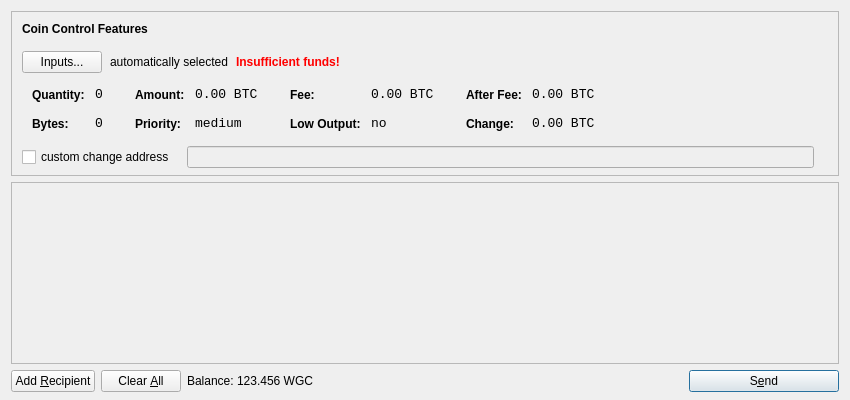
<?xml version="1.0" encoding="UTF-8"?>
<ui version="4.0">
 <class>SendCoinsDialog</class>
 <widget class="QDialog" name="SendCoinsDialog">
  <property name="geometry">
   <rect>
    <x>0</x>
    <y>0</y>
    <width>850</width>
    <height>400</height>
   </rect>
  </property>
  <property name="windowTitle">
   <string>Send Coins</string>
  </property>
  <layout class="QVBoxLayout" name="verticalLayout" stretch="0,1,0">
   <property name="bottomMargin">
    <number>8</number>
   </property>
   <item>
    <widget class="QFrame" name="frameCoinControl">
     <property name="sizePolicy">
      <sizepolicy hsizetype="Expanding" vsizetype="Expanding">
       <horstretch>0</horstretch>
       <verstretch>0</verstretch>
      </sizepolicy>
     </property>
     <property name="maximumSize">
      <size>
       <width>16777215</width>
       <height>16777215</height>
      </size>
     </property>
     <property name="frameShape">
      <enum>QFrame::StyledPanel</enum>
     </property>
     <property name="frameShadow">
      <enum>QFrame::Sunken</enum>
     </property>
     <layout class="QVBoxLayout" name="verticalLayoutCoinControl2">
      <property name="spacing">
       <number>-1</number>
      </property>
      <property name="leftMargin">
       <number>0</number>
      </property>
      <property name="topMargin">
       <number>0</number>
      </property>
      <property name="rightMargin">
       <number>0</number>
      </property>
      <property name="bottomMargin">
       <number>6</number>
      </property>
      <item>
       <layout class="QVBoxLayout" name="verticalLayoutCoinControl" stretch="0,0,0,0,1">
        <property name="spacing">
         <number>0</number>
        </property>
        <property name="leftMargin">
         <number>10</number>
        </property>
        <property name="topMargin">
         <number>10</number>
        </property>
        <item>
         <layout class="QHBoxLayout" name="horizontalLayoutCoinControl1">
          <property name="bottomMargin">
           <number>15</number>
          </property>
          <item>
           <widget class="QLabel" name="labelCoinControlFeatures">
            <property name="sizePolicy">
             <sizepolicy hsizetype="Preferred" vsizetype="Maximum">
              <horstretch>0</horstretch>
              <verstretch>0</verstretch>
             </sizepolicy>
            </property>
            <property name="font">
             <font>
              <weight>75</weight>
              <bold>true</bold>
             </font>
            </property>
            <property name="styleSheet">
             <string notr="true">font-weight:bold;</string>
            </property>
            <property name="text">
             <string>Coin Control Features</string>
            </property>
           </widget>
          </item>
         </layout>
        </item>
        <item>
         <layout class="QHBoxLayout" name="horizontalLayoutCoinControl2" stretch="0,0,0,0">
          <property name="spacing">
           <number>8</number>
          </property>
          <property name="bottomMargin">
           <number>10</number>
          </property>
          <item>
           <widget class="QPushButton" name="pushButtonCoinControl">
            <property name="styleSheet">
             <string notr="true"/>
            </property>
            <property name="text">
             <string>Inputs...</string>
            </property>
           </widget>
          </item>
          <item>
           <widget class="QLabel" name="labelCoinControlAutomaticallySelected">
            <property name="text">
             <string>automatically selected</string>
            </property>
            <property name="margin">
             <number>5</number>
            </property>
           </widget>
          </item>
          <item>
           <widget class="QLabel" name="labelCoinControlInsuffFunds">
            <property name="font">
             <font>
              <weight>75</weight>
              <bold>true</bold>
             </font>
            </property>
            <property name="styleSheet">
             <string notr="true">color:red;font-weight:bold;</string>
            </property>
            <property name="text">
             <string>Insufficient funds!</string>
            </property>
            <property name="margin">
             <number>5</number>
            </property>
           </widget>
          </item>
          <item>
           <spacer name="horizontalSpacerCoinControl">
            <property name="orientation">
             <enum>Qt::Horizontal</enum>
            </property>
            <property name="sizeHint" stdset="0">
             <size>
              <width>40</width>
              <height>1</height>
             </size>
            </property>
           </spacer>
          </item>
         </layout>
        </item>
        <item>
         <widget class="QWidget" name="widgetCoinControl" native="true">
          <property name="sizePolicy">
           <sizepolicy hsizetype="Preferred" vsizetype="Preferred">
            <horstretch>0</horstretch>
            <verstretch>0</verstretch>
           </sizepolicy>
          </property>
          <property name="minimumSize">
           <size>
            <width>0</width>
            <height>0</height>
           </size>
          </property>
          <property name="styleSheet">
           <string notr="true"/>
          </property>
          <layout class="QHBoxLayout" name="horizontalLayoutCoinControl5">
           <property name="margin">
            <number>0</number>
           </property>
           <item>
            <layout class="QHBoxLayout" name="horizontalLayoutCoinControl3" stretch="0,0,0,1">
             <property name="spacing">
              <number>20</number>
             </property>
             <property name="topMargin">
              <number>0</number>
             </property>
             <property name="bottomMargin">
              <number>10</number>
             </property>
             <item>
              <layout class="QFormLayout" name="formLayoutCoinControl1">
               <property name="horizontalSpacing">
                <number>10</number>
               </property>
               <property name="verticalSpacing">
                <number>14</number>
               </property>
               <property name="leftMargin">
                <number>10</number>
               </property>
               <property name="topMargin">
                <number>4</number>
               </property>
               <property name="rightMargin">
                <number>6</number>
               </property>
               <item row="0" column="0">
                <widget class="QLabel" name="labelCoinControlQuantityText">
                 <property name="styleSheet">
                  <string notr="true">font-weight:bold;</string>
                 </property>
                 <property name="text">
                  <string>Quantity:</string>
                 </property>
                 <property name="margin">
                  <number>0</number>
                 </property>
                </widget>
               </item>
               <item row="0" column="1">
                <widget class="QLabel" name="labelCoinControlQuantity">
                 <property name="font">
                  <font>
                   <family>Monospace</family>
                   <pointsize>10</pointsize>
                  </font>
                 </property>
                 <property name="cursor">
                  <cursorShape>IBeamCursor</cursorShape>
                 </property>
                 <property name="contextMenuPolicy">
                  <enum>Qt::ActionsContextMenu</enum>
                 </property>
                 <property name="text">
                  <string notr="true">0</string>
                 </property>
                 <property name="margin">
                  <number>0</number>
                 </property>
                 <property name="textInteractionFlags">
                  <set>Qt::LinksAccessibleByMouse|Qt::TextSelectableByKeyboard|Qt::TextSelectableByMouse</set>
                 </property>
                </widget>
               </item>
               <item row="1" column="0">
                <widget class="QLabel" name="labelCoinControlBytesText">
                 <property name="styleSheet">
                  <string notr="true">font-weight:bold;</string>
                 </property>
                 <property name="text">
                  <string>Bytes:</string>
                 </property>
                </widget>
               </item>
               <item row="1" column="1">
                <widget class="QLabel" name="labelCoinControlBytes">
                 <property name="font">
                  <font>
                   <family>Monospace</family>
                   <pointsize>10</pointsize>
                  </font>
                 </property>
                 <property name="cursor">
                  <cursorShape>IBeamCursor</cursorShape>
                 </property>
                 <property name="contextMenuPolicy">
                  <enum>Qt::ActionsContextMenu</enum>
                 </property>
                 <property name="text">
                  <string notr="true">0</string>
                 </property>
                 <property name="textInteractionFlags">
                  <set>Qt::LinksAccessibleByMouse|Qt::TextSelectableByKeyboard|Qt::TextSelectableByMouse</set>
                 </property>
                </widget>
               </item>
              </layout>
             </item>
             <item>
              <layout class="QFormLayout" name="formLayoutCoinControl2">
               <property name="horizontalSpacing">
                <number>10</number>
               </property>
               <property name="verticalSpacing">
                <number>14</number>
               </property>
               <property name="leftMargin">
                <number>6</number>
               </property>
               <property name="topMargin">
                <number>4</number>
               </property>
               <property name="rightMargin">
                <number>6</number>
               </property>
               <item row="0" column="0">
                <widget class="QLabel" name="labelCoinControlAmountText">
                 <property name="styleSheet">
                  <string notr="true">font-weight:bold;</string>
                 </property>
                 <property name="text">
                  <string>Amount:</string>
                 </property>
                 <property name="margin">
                  <number>0</number>
                 </property>
                </widget>
               </item>
               <item row="0" column="1">
                <widget class="QLabel" name="labelCoinControlAmount">
                 <property name="font">
                  <font>
                   <family>Monospace</family>
                   <pointsize>10</pointsize>
                  </font>
                 </property>
                 <property name="cursor">
                  <cursorShape>IBeamCursor</cursorShape>
                 </property>
                 <property name="contextMenuPolicy">
                  <enum>Qt::ActionsContextMenu</enum>
                 </property>
                 <property name="text">
                  <string notr="true">0.00 BTC</string>
                 </property>
                 <property name="textInteractionFlags">
                  <set>Qt::LinksAccessibleByMouse|Qt::TextSelectableByKeyboard|Qt::TextSelectableByMouse</set>
                 </property>
                </widget>
               </item>
               <item row="1" column="0">
                <widget class="QLabel" name="labelCoinControlPriorityText">
                 <property name="styleSheet">
                  <string notr="true">font-weight:bold;</string>
                 </property>
                 <property name="text">
                  <string>Priority:</string>
                 </property>
                </widget>
               </item>
               <item row="1" column="1">
                <widget class="QLabel" name="labelCoinControlPriority">
                 <property name="font">
                  <font>
                   <family>Monospace</family>
                   <pointsize>10</pointsize>
                  </font>
                 </property>
                 <property name="cursor">
                  <cursorShape>IBeamCursor</cursorShape>
                 </property>
                 <property name="contextMenuPolicy">
                  <enum>Qt::ActionsContextMenu</enum>
                 </property>
                 <property name="text">
                  <string>medium</string>
                 </property>
                 <property name="textInteractionFlags">
                  <set>Qt::LinksAccessibleByMouse|Qt::TextSelectableByKeyboard|Qt::TextSelectableByMouse</set>
                 </property>
                </widget>
               </item>
              </layout>
             </item>
             <item>
              <layout class="QFormLayout" name="formLayoutCoinControl3">
               <property name="horizontalSpacing">
                <number>10</number>
               </property>
               <property name="verticalSpacing">
                <number>14</number>
               </property>
               <property name="leftMargin">
                <number>6</number>
               </property>
               <property name="topMargin">
                <number>4</number>
               </property>
               <property name="rightMargin">
                <number>6</number>
               </property>
               <item row="0" column="0">
                <widget class="QLabel" name="labelCoinControlFeeText">
                 <property name="styleSheet">
                  <string notr="true">font-weight:bold;</string>
                 </property>
                 <property name="text">
                  <string>Fee:</string>
                 </property>
                 <property name="margin">
                  <number>0</number>
                 </property>
                </widget>
               </item>
               <item row="0" column="1">
                <widget class="QLabel" name="labelCoinControlFee">
                 <property name="font">
                  <font>
                   <family>Monospace</family>
                   <pointsize>10</pointsize>
                  </font>
                 </property>
                 <property name="cursor">
                  <cursorShape>IBeamCursor</cursorShape>
                 </property>
                 <property name="contextMenuPolicy">
                  <enum>Qt::ActionsContextMenu</enum>
                 </property>
                 <property name="text">
                  <string notr="true">0.00 BTC</string>
                 </property>
                 <property name="textInteractionFlags">
                  <set>Qt::LinksAccessibleByMouse|Qt::TextSelectableByKeyboard|Qt::TextSelectableByMouse</set>
                 </property>
                </widget>
               </item>
               <item row="1" column="0">
                <widget class="QLabel" name="labelCoinControlLowOutputText">
                 <property name="styleSheet">
                  <string notr="true">font-weight:bold;</string>
                 </property>
                 <property name="text">
                  <string>Low Output:</string>
                 </property>
                </widget>
               </item>
               <item row="1" column="1">
                <widget class="QLabel" name="labelCoinControlLowOutput">
                 <property name="font">
                  <font>
                   <family>Monospace</family>
                   <pointsize>10</pointsize>
                  </font>
                 </property>
                 <property name="cursor">
                  <cursorShape>IBeamCursor</cursorShape>
                 </property>
                 <property name="contextMenuPolicy">
                  <enum>Qt::ActionsContextMenu</enum>
                 </property>
                 <property name="text">
                  <string>no</string>
                 </property>
                 <property name="textInteractionFlags">
                  <set>Qt::LinksAccessibleByMouse|Qt::TextSelectableByKeyboard|Qt::TextSelectableByMouse</set>
                 </property>
                </widget>
               </item>
              </layout>
             </item>
             <item>
              <layout class="QFormLayout" name="formLayoutCoinControl4">
               <property name="horizontalSpacing">
                <number>10</number>
               </property>
               <property name="verticalSpacing">
                <number>14</number>
               </property>
               <property name="leftMargin">
                <number>6</number>
               </property>
               <property name="topMargin">
                <number>4</number>
               </property>
               <property name="rightMargin">
                <number>6</number>
               </property>
               <item row="0" column="0">
                <widget class="QLabel" name="labelCoinControlAfterFeeText">
                 <property name="styleSheet">
                  <string notr="true">font-weight:bold;</string>
                 </property>
                 <property name="text">
                  <string>After Fee:</string>
                 </property>
                 <property name="margin">
                  <number>0</number>
                 </property>
                </widget>
               </item>
               <item row="0" column="1">
                <widget class="QLabel" name="labelCoinControlAfterFee">
                 <property name="font">
                  <font>
                   <family>Monospace</family>
                   <pointsize>10</pointsize>
                  </font>
                 </property>
                 <property name="cursor">
                  <cursorShape>IBeamCursor</cursorShape>
                 </property>
                 <property name="contextMenuPolicy">
                  <enum>Qt::ActionsContextMenu</enum>
                 </property>
                 <property name="text">
                  <string notr="true">0.00 BTC</string>
                 </property>
                 <property name="textInteractionFlags">
                  <set>Qt::LinksAccessibleByMouse|Qt::TextSelectableByKeyboard|Qt::TextSelectableByMouse</set>
                 </property>
                </widget>
               </item>
               <item row="1" column="0">
                <widget class="QLabel" name="labelCoinControlChangeText">
                 <property name="styleSheet">
                  <string notr="true">font-weight:bold;</string>
                 </property>
                 <property name="text">
                  <string>Change:</string>
                 </property>
                </widget>
               </item>
               <item row="1" column="1">
                <widget class="QLabel" name="labelCoinControlChange">
                 <property name="font">
                  <font>
                   <family>Monospace</family>
                   <pointsize>10</pointsize>
                  </font>
                 </property>
                 <property name="cursor">
                  <cursorShape>IBeamCursor</cursorShape>
                 </property>
                 <property name="contextMenuPolicy">
                  <enum>Qt::ActionsContextMenu</enum>
                 </property>
                 <property name="text">
                  <string notr="true">0.00 BTC</string>
                 </property>
                 <property name="textInteractionFlags">
                  <set>Qt::LinksAccessibleByMouse|Qt::TextSelectableByKeyboard|Qt::TextSelectableByMouse</set>
                 </property>
                </widget>
               </item>
              </layout>
             </item>
            </layout>
           </item>
          </layout>
         </widget>
        </item>
        <item>
         <layout class="QHBoxLayout" name="horizontalLayoutCoinControl4" stretch="0,0,0">
          <property name="spacing">
           <number>12</number>
          </property>
          <property name="sizeConstraint">
           <enum>QLayout::SetDefaultConstraint</enum>
          </property>
          <property name="topMargin">
           <number>5</number>
          </property>
          <property name="rightMargin">
           <number>5</number>
          </property>
          <item>
           <widget class="QCheckBox" name="checkBoxCoinControlChange">
            <property name="text">
             <string>custom change address</string>
            </property>
           </widget>
          </item>
          <item>
           <widget class="QLineEdit" name="lineEditCoinControlChange">
            <property name="enabled">
             <bool>false</bool>
            </property>
            <property name="sizePolicy">
             <sizepolicy hsizetype="Expanding" vsizetype="Fixed">
              <horstretch>0</horstretch>
              <verstretch>0</verstretch>
             </sizepolicy>
            </property>
           </widget>
          </item>
          <item>
           <widget class="QLabel" name="labelCoinControlChangeLabel">
            <property name="sizePolicy">
             <sizepolicy hsizetype="Preferred" vsizetype="Expanding">
              <horstretch>0</horstretch>
              <verstretch>0</verstretch>
             </sizepolicy>
            </property>
            <property name="minimumSize">
             <size>
              <width>0</width>
              <height>0</height>
             </size>
            </property>
            <property name="text">
             <string/>
            </property>
            <property name="margin">
             <number>3</number>
            </property>
           </widget>
          </item>
         </layout>
        </item>
        <item>
         <spacer name="verticalSpacerCoinControl">
          <property name="orientation">
           <enum>Qt::Vertical</enum>
          </property>
          <property name="sizeHint" stdset="0">
           <size>
            <width>800</width>
            <height>1</height>
           </size>
          </property>
         </spacer>
        </item>
       </layout>
      </item>
     </layout>
    </widget>
   </item>
   <item>
    <widget class="QScrollArea" name="scrollArea">
     <property name="widgetResizable">
      <bool>true</bool>
     </property>
     <widget class="QWidget" name="scrollAreaWidgetContents">
      <property name="geometry">
       <rect>
        <x>0</x>
        <y>0</y>
        <width>830</width>
        <height>165</height>
       </rect>
      </property>
      <layout class="QVBoxLayout" name="verticalLayout_2">
       <property name="margin">
        <number>0</number>
       </property>
       <item>
        <layout class="QVBoxLayout" name="entries">
         <property name="spacing">
          <number>6</number>
         </property>
        </layout>
       </item>
       <item>
        <spacer name="verticalSpacer">
         <property name="orientation">
          <enum>Qt::Vertical</enum>
         </property>
         <property name="sizeHint" stdset="0">
          <size>
           <width>20</width>
           <height>40</height>
          </size>
         </property>
        </spacer>
       </item>
      </layout>
     </widget>
    </widget>
   </item>
   <item>
    <layout class="QHBoxLayout" name="horizontalLayout">
     <item>
      <widget class="QPushButton" name="addButton">
       <property name="toolTip">
        <string>Send to multiple recipients at once</string>
       </property>
       <property name="text">
        <string>Add &amp;Recipient</string>
       </property>
       <property name="icon">
        <iconset resource="../bitcoin.qrc">
         <normaloff>:/icons/add</normaloff>:/icons/add</iconset>
       </property>
       <property name="autoDefault">
        <bool>false</bool>
       </property>
      </widget>
     </item>
     <item>
      <widget class="QPushButton" name="clearButton">
       <property name="sizePolicy">
        <sizepolicy hsizetype="Minimum" vsizetype="Fixed">
         <horstretch>0</horstretch>
         <verstretch>0</verstretch>
        </sizepolicy>
       </property>
       <property name="toolTip">
        <string>Remove all transaction fields</string>
       </property>
       <property name="text">
        <string>Clear &amp;All</string>
       </property>
       <property name="icon">
        <iconset resource="../bitcoin.qrc">
         <normaloff>:/icons/remove</normaloff>:/icons/remove</iconset>
       </property>
       <property name="autoRepeatDelay">
        <number>300</number>
       </property>
       <property name="autoDefault">
        <bool>false</bool>
       </property>
      </widget>
     </item>
     <item>
      <layout class="QHBoxLayout" name="horizontalLayout_2">
       <property name="spacing">
        <number>3</number>
       </property>
       <item>
        <widget class="QLabel" name="label">
         <property name="text">
          <string>Balance:</string>
         </property>
        </widget>
       </item>
       <item>
        <widget class="QLabel" name="labelBalance">
         <property name="cursor">
          <cursorShape>IBeamCursor</cursorShape>
         </property>
         <property name="text">
          <string>123.456 WGC</string>
         </property>
         <property name="textInteractionFlags">
          <set>Qt::LinksAccessibleByMouse|Qt::TextSelectableByKeyboard|Qt::TextSelectableByMouse</set>
         </property>
        </widget>
       </item>
      </layout>
     </item>
     <item>
      <spacer name="horizontalSpacer">
       <property name="orientation">
        <enum>Qt::Horizontal</enum>
       </property>
       <property name="sizeHint" stdset="0">
        <size>
         <width>40</width>
         <height>20</height>
        </size>
       </property>
      </spacer>
     </item>
     <item>
      <widget class="QPushButton" name="sendButton">
       <property name="minimumSize">
        <size>
         <width>150</width>
         <height>0</height>
        </size>
       </property>
       <property name="toolTip">
        <string>Confirm the send action</string>
       </property>
       <property name="text">
        <string>S&amp;end</string>
       </property>
       <property name="icon">
        <iconset resource="../bitcoin.qrc">
         <normaloff>:/icons/send</normaloff>:/icons/send</iconset>
       </property>
       <property name="default">
        <bool>true</bool>
       </property>
      </widget>
     </item>
    </layout>
   </item>
  </layout>
 </widget>
 <resources>
  <include location="../bitcoin.qrc"/>
 </resources>
 <connections/>
</ui>
